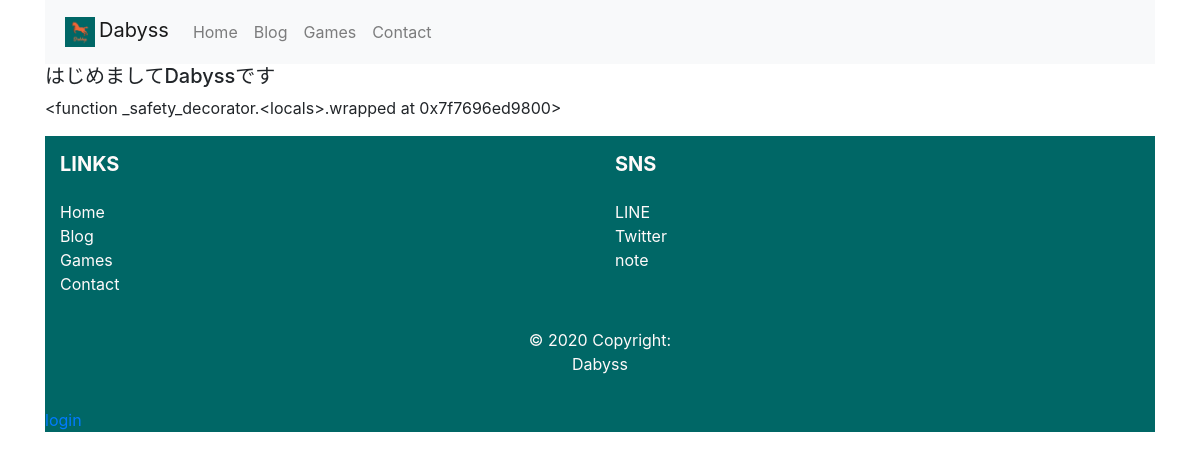
The app's page /articles/blog/1/ (signed in) with its own data.
### articles/models.py (models this page shows, shortened)
class BlogArticle(models.Model):
    title = models.CharField(max_length=40)
    summary = models.TextField('概要', blank=False)
    text = MarkdownxField('本文', help_text='Markdown形式で書いてください。')
    date = models.DateTimeField(blank=False)
    sumnail = models.ImageField(
        upload_to='blog_sumnail/',
        default="logo_Dabyss.png")

### articles/views.py (the view)
# urls.py: path('blog/<int:pk>/', BlogDetailView.as_view(), name="blogdetail"),
class BlogDetailView(DetailView):
    template_name = "blog/detailview.html"
    model = BlogArticle
    context_object_name = 'blog'

### articles/templatetags/markdownx.py (called while the page is built)
@register.filter
def markdown_to_html(text):
    return mark_safe(markdownify(text))

### templates/blog/detailview.html
{% extends "base.html" %}
{% load static %}
{% load markdownx %}
{% block content %}
<h5>{{ blog.title }}</h5>
<p>{{ blog.text | markdown_to_html }}</p>
{% endblock %}

### records on screen
BlogArticle: title "はじめましてDabyssです", text "<function _safety_decorator.<locals>.wrapped at 0x7f7696ed9800>"
